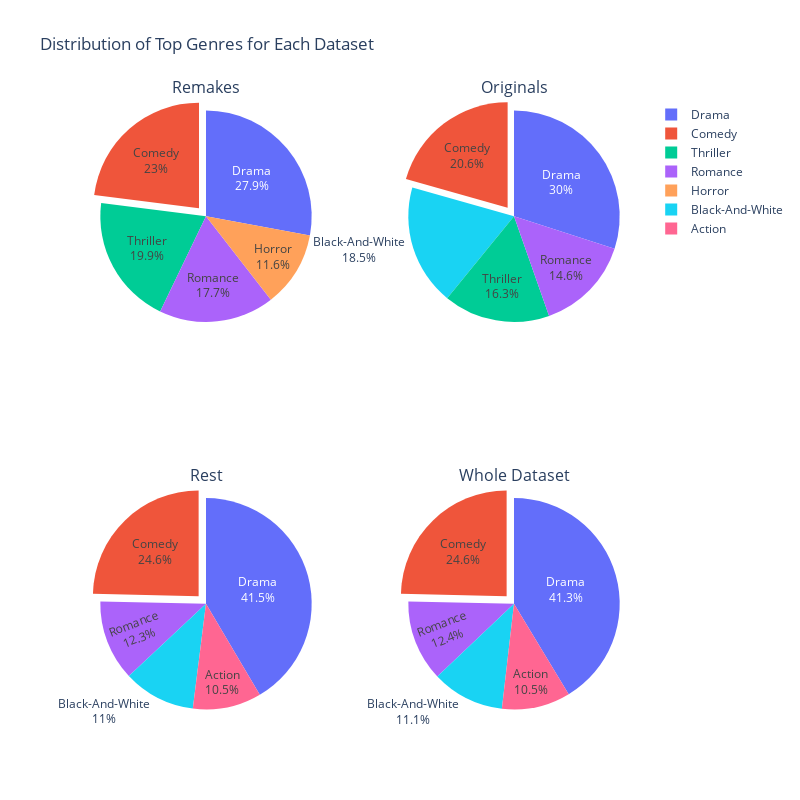

The notebook cell saved with this chart:
### Markdown cell above
#### Proportion of genres that are present in the data

### Code cell
from plotly.subplots import make_subplots
def pie_chart_data(df, type_of_data, top_n=5):
    """
    Cleans and filters genres, returns names and values for the pie chart.
    """
    df_copy = df.copy()
    df_copy["movie_genres"] = df_copy[type_of_data].apply(cleaning_genres)
    df_genres_exploded = df_copy[type_of_data].dropna().str.split(", ", expand=True).stack().str.strip()

    # Filter genres that appear more than 4000 times
    counts = df_genres_exploded.value_counts()
    frequent_genres = counts[:top_n].index
    df_genres_exploded_filtered = df_genres_exploded[df_genres_exploded.isin(frequent_genres)]

    names = df_genres_exploded_filtered.value_counts().index
    values = df_genres_exploded_filtered.value_counts().values
    return names, values

# Get data for each dataset
names_remakes, values_remakes = pie_chart_data(df_remakes, "movie_genres")
names_originals, values_originals = pie_chart_data(df_originals, "movie_genres")
names_rest, values_rest = pie_chart_data(df_rest, "movie_genres")
names_movies, values_movies = pie_chart_data(df_movies, "movie_genres")

# Create a figure with a 2x2 grid for pie charts
fig = make_subplots(rows=2, cols=2, specs=[[{'type':'domain'}, {'type':'domain'}],
                                           [{'type':'domain'}, {'type':'domain'}]],
                    subplot_titles=["Remakes", "Originals", "Rest", "Whole Dataset"])

fig.add_trace(px.pie(names=names_remakes, values=values_remakes).data[0], row=1, col=1)
fig.add_trace(px.pie(names=names_originals, values=values_originals).data[0], row=1, col=2)
fig.add_trace(px.pie(names=names_rest, values=values_rest).data[0], row=2, col=1)
fig.add_trace(px.pie(names=names_movies, values=values_movies).data[0], row=2, col=2)

fig.update_traces(textinfo='percent+label', pull=[0,0.1,0,0])  # Adjust as needed
fig.update_layout(width=800, height=800, title="Distribution of Top Genres for Each Dataset")

fig.show()

# Print proportion known for the whole dataset as before
proportion_known = len(df_movies["movie_genres"].dropna().astype(str).apply(lambda x: x.strip())) / len(df_movies["movie_genres"])
print(f"The proportion of movies for which genres are known: {proportion_known}")

### Figure 1 — Plotly figure (JSON) as saved in the notebook; plotly's stock layout.template omitted (floating-point values rounded to 4 significant figures)
{"data": [{"domain": {"x": [0, 0.45], "y": [0.625, 1]}, "hovertemplate": "label=%{label}<br>value=%{value}<extra></extra>", "labels": ["Drama", "Comedy", "Thriller", "Romance", "Horror"], "legendgroup": "", "name": "", "pull": [0, 0.1, 0, 0], "showlegend": true, "textinfo": "percent+label", "type": "pie", "values": [215, 177, 153, 136, 89]}, {"domain": {"x": [0.55, 1], "y": [0.625, 1]}, "hovertemplate": "label=%{label}<br>value=%{value}<extra></extra>", "labels": ["Drama", "Comedy", "Black-And-White", "Thriller", "Romance"], "legendgroup": "", "name": "", "pull": [0, 0.1, 0, 0], "showlegend": true, "textinfo": "percent+label", "type": "pie", "values": [256, 176, 158, 139, 125]}, {"domain": {"x": [0, 0.45], "y": [0, 0.375]}, "hovertemplate": "label=%{label}<br>value=%{value}<extra></extra>", "labels": ["Drama", "Comedy", "Romance", "Black-And-White", "Action"], "legendgroup": "", "name": "", "pull": [0, 0.1, 0, 0], "showlegend": true, "textinfo": "percent+label", "type": "pie", "values": [33136, 19680, 9851, 8803, 8379]}, {"domain": {"x": [0.55, 1], "y": [0, 0.375]}, "hovertemplate": "label=%{label}<br>value=%{value}<extra></extra>", "labels": ["Drama", "Comedy", "Romance", "Black-And-White", "Action"], "legendgroup": "", "name": "", "pull": [0, 0.1, 0, 0], "showlegend": true, "textinfo": "percent+label", "type": "pie", "values": [33594, 20028, 10106, 9008, 8524]}], "layout": {"annotations": [{"font": {"size": 16}, "showarrow": false, "text": "Remakes", "x": 0.225, "xanchor": "center", "xref": "paper", "y": 1, "yanchor": "bottom", "yref": "paper"}, {"font": {"size": 16}, "showarrow": false, "text": "Originals", "x": 0.775, "xanchor": "center", "xref": "paper", "y": 1, "yanchor": "bottom", "yref": "paper"}, {"font": {"size": 16}, "showarrow": false, "text": "Rest", "x": 0.225, "xanchor": "center", "xref": "paper", "y": 0.375, "yanchor": "bottom", "yref": "paper"}, {"font": {"size": 16}, "showarrow": false, "text": "Whole Dataset", "x": 0.775, "xanchor": "center", "xref": "paper", "y": 0.375, "yanchor": "bottom", "yref": "paper"}], "height": 800, "title": {"text": "Distribution of Top Genres for Each Dataset"}, "width": 800}}
